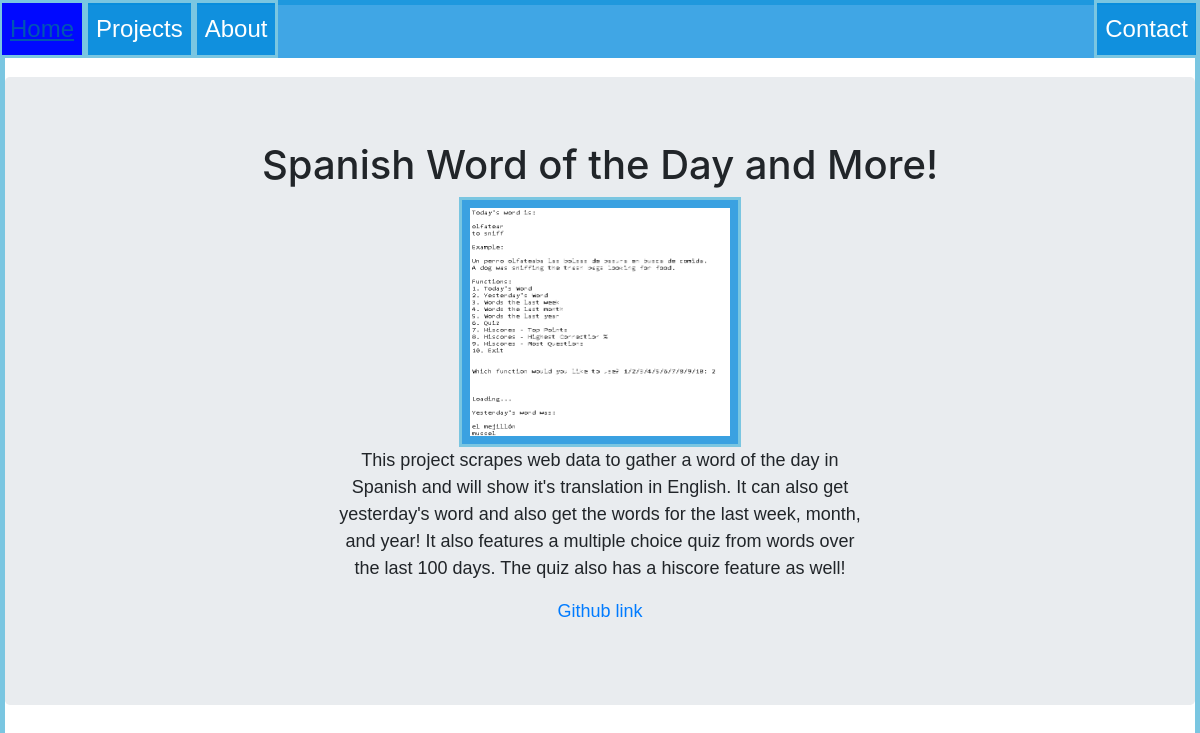
Page /6 on the committed database.
### portfoliowebsite/models.py (models this page shows, shortened)
class ProjectPost(db.Model):
    __tablename__ = 'projects'
    id = db.Column(db.Integer,primary_key=True)
    date = db.Column(db.DateTime,nullable=False,default=datetime.utcnow)
    title = db.Column(db.String,nullable=False)
    description = db.Column(db.Text,nullable=False)
    link = db.Column(db.Text,nullable=True)
    demo = db.Column(db.Text,nullable=True)

### portfoliowebsite/projects/views.py (the view)
@projects.route('/<int:project_id>')
def project_page(project_id):
    project_page = ProjectPost.query.get_or_404(project_id)
    return render_template('project_page.html',title=project_page.title,
                            description=project_page.description,
                            link=project_page.link, id = project_page.id,
                            post = project_page,
                            demo = project_page.demo)

### portfoliowebsite/templates/project_page.html (shortened to what this page needs)
{% extends "base.html" %}
{% block content %}
<head>
</head>
<body>
  <div class="jumbotron">
    <h1>{{ title}}</h1>
    <img class="projbox" src="static/media/{{id}}.png" height="250px" width="400px">
    <p>{{ description}}</p>
    <p><a href="{{ link }} " target="_blank">Github link</a></p>
  </div>
</body>
{% endblock %}

### portfoliowebsite/templates/base.html (shortened to what this page needs)
<head>
      <link rel="stylesheet" href="/static/stylesheets/StyleSheet.css">
      <link rel="stylesheet" href="https://maxcdn.bootstrapcdn.com/bootstrap/4.0.0/css/bootstrap.min.css">
</head>
<body>
        <ul>
          <li>
            <a href="{{url_for('core.index')}}">Home</a>
          </li>
            <li><a href="{{url_for('core.projects')}}">Projects</a></li>
            <li><a href="{{url_for('core.about')}}" >About</a></li>
            <li style="float:right"><a href="{{url_for('core.contact')}}">Contact</a></li>
        </ul>
    <br><br><br>
</body>
{% block content%} {% endblock%}

### portfoliowebsite/static/stylesheets/StyleSheet.css (style rules this page uses)
h1 { font-family: 'Otomanopee One', sans-serif; font-size: xxx-large; text-align: center; }
body { border: 5px solid rgba(122,198,225,1); margin:0px; padding:0px; }
ul { list-style-type: none; margin: 0px; padding: 0px; background-color : rgba(1,137,220,0.75); position: fixed; top: 0; width: 100%;right:1px; }
li { float:left;font-size:x-large; }
li a { display: block; padding: 8px; background-color: rgba(1,137,220,0.75); color: white; text-decoration:none; border:solid; border-right-color: rgba(122,198,225,1); border-left-color: rgba(122,198,225,1); border-top-color: rgba(122,198,225,1); border-bottom-color: rgba(122,198,225,1); font-family:"Gill Sans",sans-serif; }
li:last-child { border-right: none; }
p { font-family: 'Comic Sans MS', sans-serif; font-size: large; text-align: center; margin-left:300px;margin-right:300px; }
.projbox { display: block; padding: 8px; margin-left: auto; margin-right: auto; width: 25%; background-color: rgba(1,137,220,0.75); color: white; text-decoration:none; border:solid; border-right-color: rgba(122,198,225,1); border-left-color: rgba(122,198,225,1); border-top-color: rgba(122,198,225,1); border-bottom-color: rgba(122,198,225,1); font-family:'Otomanopee One', sans-serif; text-align: center; }

### rows in the picture
ProjectPost: title "Spanish Word of the Day and More!", description "This project scrapes web data to gather a word of the day in Spanish and will show it's translation in English. It can also get yesterday's word and also get the words for the last week, month, and year! It also features a multiple choice quiz from words over the last 100 days. The quiz also has a hiscore feature as well!"
